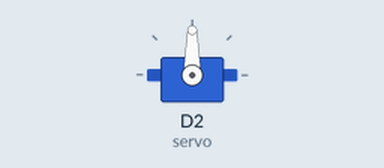
This sketch was run on a simulated ESP8266 (NodeMCU). On the bench: servo.

Above: at 2.05 s.
Timing chart, 0 to 6.6 s (numbered marks = the images above):
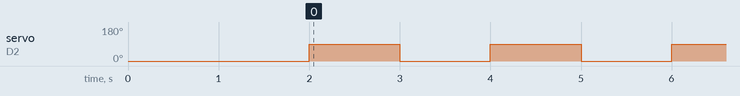

The sketch:

servo_motor.ino
```cpp
// Based on:
// http://www.instructables.com/id/Interfacing-Servo-Motor-With-NodeMCU/
// If your servo has Orange - Red - Brown wires, then connect it as follows:
// Orange wire connects to Digital pin D2.
// Brown wire connects to GND pin
// Red wire connects to 3V3 pin

#include <Servo.h>

Servo servo;

void setup() {

  servo.attach(D2);
  servo.write(0);
  delay(2000);

}

void loop() {
  servo.write(90);
  delay(1000);
  servo.write(0);
  delay(1000);
}
```

Measured:
- by itself, servo on D2 (servo): alternates 90° for 1.0 s and 0° for 1.0 s
